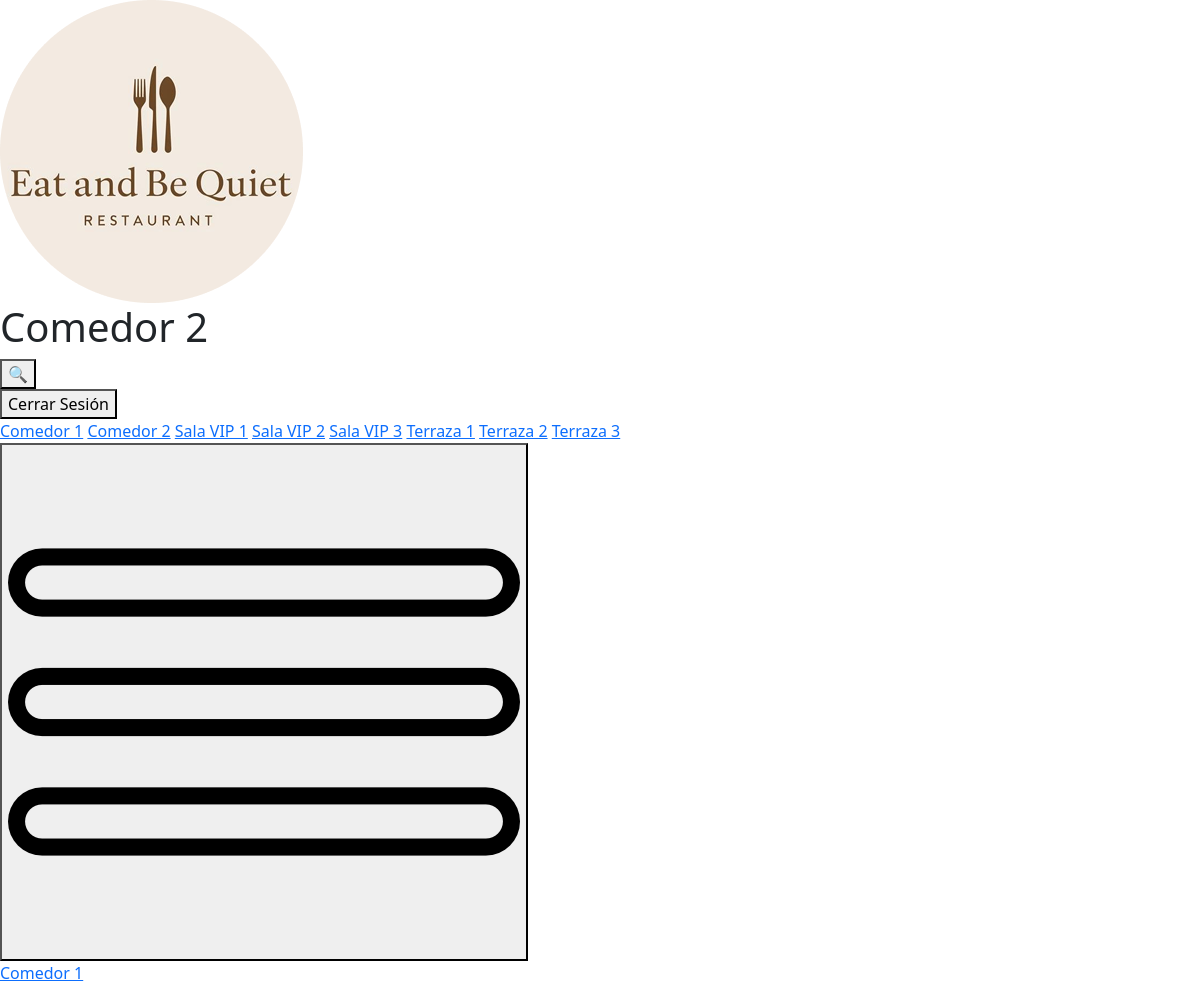
The app's page /view/sala-2.php (signed in, upper part), older data.
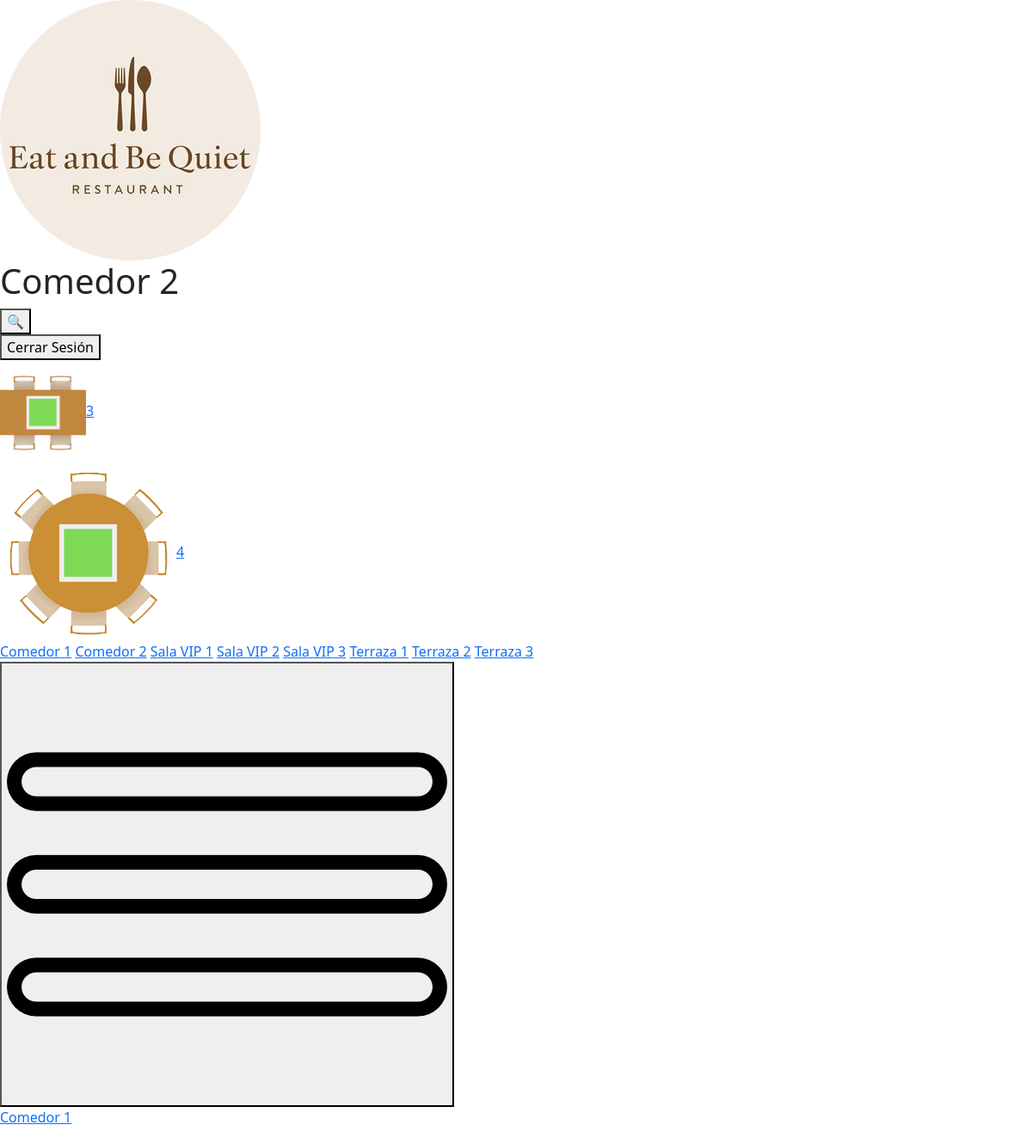
The same page, newer data.
### tables this page shows
CREATE TABLE IF NOT EXISTS tbl_mesas (
    id_mesa INT AUTO_INCREMENT PRIMARY KEY,
    id_sala INT NOT NULL,
    num_sillas INT NOT NULL,
    estado ENUM('libre','ocupada') DEFAULT 'libre',
    tipo_mesa ENUM('cuadrada','rectangular','redonda','especial') NOT NULL
);

### view/sala-2.php (the view, shortened to what this page needs)
<!DOCTYPE html>
<html lang="en">
<head>
    <link href="https://cdn.jsdelivr.net/npm/bootstrap@5.3.8/dist/css/bootstrap.min.css" rel="stylesheet">
    <link rel="stylesheet/less" type="text/css" href="../estilos/estilos_salas.less" />
</head>
<body class="comedor">
    <div class="header">
        <img src="../media/Logo.png" alt="No se ha podido cargar la imagen">
        <h1>Comedor 2</h1>
        <div>
            <form action="historial.php" method="get">
                <button type="submit" class="btn-buscar">&#128269;</button>
            </form>
            <form action="./logout.php" method="post">
                <button type="submit" class="btn-cerrar-sesion">Cerrar Sesión</button>
            </form>
        </div>
    </div>
    <div class="content">
            <div class="left">
                <div class="section-1">
                    <?php
                        include_once "../conexion/conexion.php";
                        try {
                            $sql = "SELECT * FROM tbl_mesas WHERE id_sala = 2 AND tipo_mesa = 'rectangular'";
                            $stmt = $conn->query($sql);
                            $resultados = $stmt->fetchAll(PDO::FETCH_ASSOC);
                            foreach($resultados as $mesa){
                                echo '<div class="mesa">';
                                echo '<form action="../index.php" method="POST">';
                                echo '<img src="../media/'. $mesa['tipo_mesa'] . '_' . $mesa['estado'] . '.png" alt="No se ha podido cargar la imagen" class="mesa-svg">';
                                if($mesa['estado'] == "ocupada"){
                                    echo '<a class="btn-mesa libre" id="' . $mesa['id_mesa'] . '" name="' . $mesa['id_sala'] . '">' . $mesa['id_mesa'] . '</a>';
                                } else if($mesa['estado'] == "libre"){
                                    echo '<a class="btn-mesa ocupada" id="' . $mesa['id_mesa'] . '" name="' . $mesa['id_sala'] . '">' . $mesa['id_mesa'] . '</a>';
                                }
                                echo '</form>';
                                echo '</div>';
                            }
                        } catch (PDOException $e) {
                            echo "Error: " . $e->getMessage();
                        }
                    ?>
                </div>
            </div>
            <div class="section-3">
                <?php
                    include_once "../conexion/conexion.php";
                    try {
                        $sql3 = "SELECT * FROM tbl_mesas WHERE id_sala = 2 AND tipo_mesa = 'redonda'";
                        $stmt3 = $conn->query($sql3);
                        $resultados3 = $stmt3->fetchAll(PDO::FETCH_ASSOC);
                        foreach($resultados3 as $mesa){
                            echo '<div class="mesa">';
                            echo '<form action="../index.php" method="POST">';
                            echo '<img src="../media/'. $mesa['tipo_mesa'] . '_' . $mesa['estado'] . '.png" alt="No se ha podido cargar la imagen" class="mesa-svg">';
                            if($mesa['estado'] == "ocupada"){
                                echo '<a class="btn-mesa libre" id="' . $mesa['id_mesa'] . '" name="' . $mesa['id_sala'] . '">' . $mesa['id_mesa'] . '</a>';
                            } else if($mesa['estado'] == "libre"){
                                echo '<a class="btn-mesa ocupada" id="' . $mesa['id_mesa'] . '" name="' . $mesa['id_sala'] . '">' . $mesa['id_mesa'] . '</a>';
                            }
                            echo '</form>';
                            echo '</div>';
                        }
                    } catch (PDOException $e) {
                        echo "Error: " . $e->getMessage();
                    }
                    ?>
            </div>
    </div>
    <div class="footer">
        <a href="./sala.php">Comedor 1</a>
        <a href="./sala-2.php">Comedor 2</a>
        <a href="./sala-vip-1.php">Sala VIP 1</a>
        <a href="./sala-vip-2.php">Sala VIP 2</a>
        <a href="./sala-vip-3.php">Sala VIP 3</a>
        <a href="./sala-terraza-1.php">Terraza 1</a>
        <a href="./sala-terraza-2.php">Terraza 2</a>
        <a href="./sala-terraza-3.php">Terraza 3</a>
    </div>
    <div class="footer-2" id="footer-2">
        <button class="btn-desplegable" id="btn-desplegable"><img src="../media/menu.png" alt=""></button>
        <div class="desplegable" id="desplegable">
            <div>
                <a href="./sala.php">Comedor 1</a><br><br><br>
                <a href="./sala-2.php">Comedor 2</a><br><br><br>
                <a href="./sala-vip-1.php">Sala VIP 1</a><br><br><br>
                <a href="./sala-vip-2.php">Sala VIP 2</a><br><br><br>
            </div>
        </div>
    </div>
</body>
</html>

Row changes from the older to the newer data that the page shows:
now on this page (row edited): tbl_mesas: tipo_mesa+estado (picture), id_mesa "3", shown under "Comedor 2"
now on this page (row edited): tbl_mesas: tipo_mesa+estado (picture), id_mesa "4"
